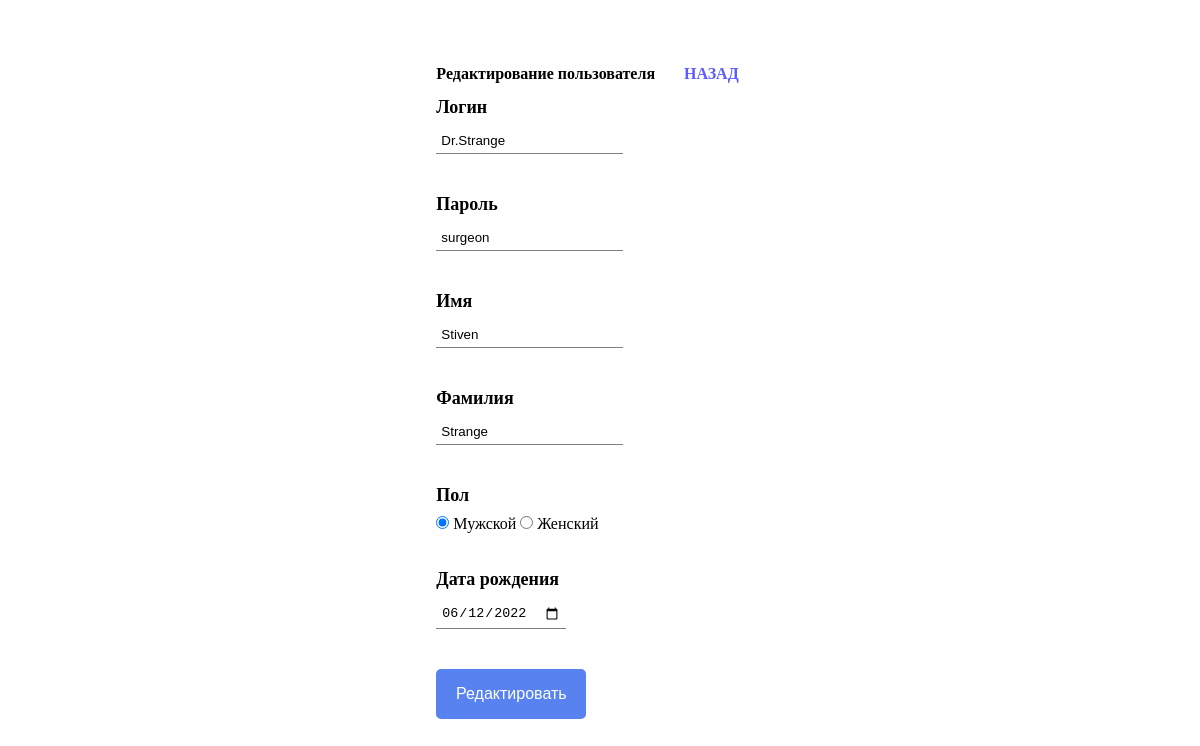
Page /php/edit.php?id=15 (signed in) on the committed database.
### tables this page shows
CREATE TABLE `users` (
  `id` int(11) NOT NULL,
  `login` varchar(255) NOT NULL,
  `password` text NOT NULL,
  `first_name` varchar(255) NOT NULL,
  `last_name` varchar(255) NOT NULL,
  `gender` varchar(255) NOT NULL,
  `birthday` date NOT NULL
);

### php/edit.php (the view, shortened to what this page needs)
<?php
require 'dbcon.php';
if (isset($_SESSION['login'])){
?>
<!doctype html>
<html lang="en">
<head>
    <link rel="stylesheet" href="../css/css.css">
</head>
<body>
<div class="container">
    <div class="row">
        <div class="col">
            <div class="card">
                <div class="card-header">
                    <h4>Редактирование пользователя
                        <a href="index.php" class="btn btn-danger float-end">НАЗАД</a>
                    </h4>
                </div>
                <div class="card-body">
                    <?php
                    if(isset($_GET['id']))
                    {
                        $user_id = mysqli_real_escape_string($con, $_GET['id']);
                        $query = "SELECT * FROM users WHERE id='$user_id' ";
                        $query_run = mysqli_query($con, $query);
                        if(mysqli_num_rows($query_run) > 0)
                        {
                            $user = mysqli_fetch_array($query_run);
                            ?>
                            <form action="code.php" method="POST">
                                <div class="mb-3">
                                    <label>Логин</label>
                                    <input type="text" name="login" value="<?=$user['login'];?>" class="form-control">
                                </div>
                                <div class="mb-3">
                                    <label>Пароль</label>
                                    <input type="text" name="password" value="<?=$user['password'];?>" class="form-control">
                                </div>
                                <div class="mb-3">
                                    <label>Имя</label>
                                    <input type="text" name="first_name" value="<?=$user['first_name'];?>" class="form-control">
                                </div>
                                <div class="mb-3">
                                    <label>Фамилия</label>
                                    <input type="text" name="last_name" value="<?=$user['last_name'];?>" class="form-control">
                                </div>
                                <div class="form-group mb-3">
                                    <label for="">Пол</label> <br>
                                    <input type="radio" name="gender" value="Мужской" <?php if($user['gender']=="Мужской"){ echo "checked";}?> /> Мужской
                                    <input type="radio" name="gender" value="Женский" <?php if($user['gender']=="Женский"){ echo "checked";}?>/> Женский
                                </div>
                                <div class="form-group mb-3">
                                    <label for="">Дата рождения</label>
                                    <input type="date" name="birthday" class="form-control" value="<?=$user['birthday'];?>" />
                                </div>
                                <div class="mb-3">
                                    <button type="submit" name="update_user" class="btn_up">
                                        Редактировать
                                    </button>
                                </div>
                            </form>
                            <?php
                        }
                        else
                        {
                            echo "<h4>No Such Id Found</h4>";
                        }
                    }}
                    ?>
                </div>
            </div>
        </div>
    </div>
</div>
</body>
</html>

### css/css.css (style rules this page uses)
* { margin: 0; padding: 0; box-sizing: border-box; }
body { height: 100vh; display: flex; align-items: center; justify-content: center; font-family: Calibri; }
form { display: flex; flex-direction: column; width: 200px; }
input { margin: 10px 0; padding: 5px; border: unset; border-bottom: 1px solid grey; outline: none; }
button { cursor: pointer; padding-bottom: 5px; padding-top: 5px; }
a { text-decoration: none; background-color: white; color: #5b5bff; padding: 14px 25px; text-align: center; text-decoration: none; display: inline-block; }
.container { float: left; }
.mb-3 { margin-bottom: 30px; }
.btn_up { font-size: 16px; height: 50px; width: 150px; background: #5782ef; color: white; border: none; border-radius: 5px; }
label { font-weight: bold; font-size: 18px; }

### rows in the picture
users: login "Dr.Strange", password "surgeon", first_name "Stiven", last_name "Strange", gender "☑", birthday "06/12/2022"
